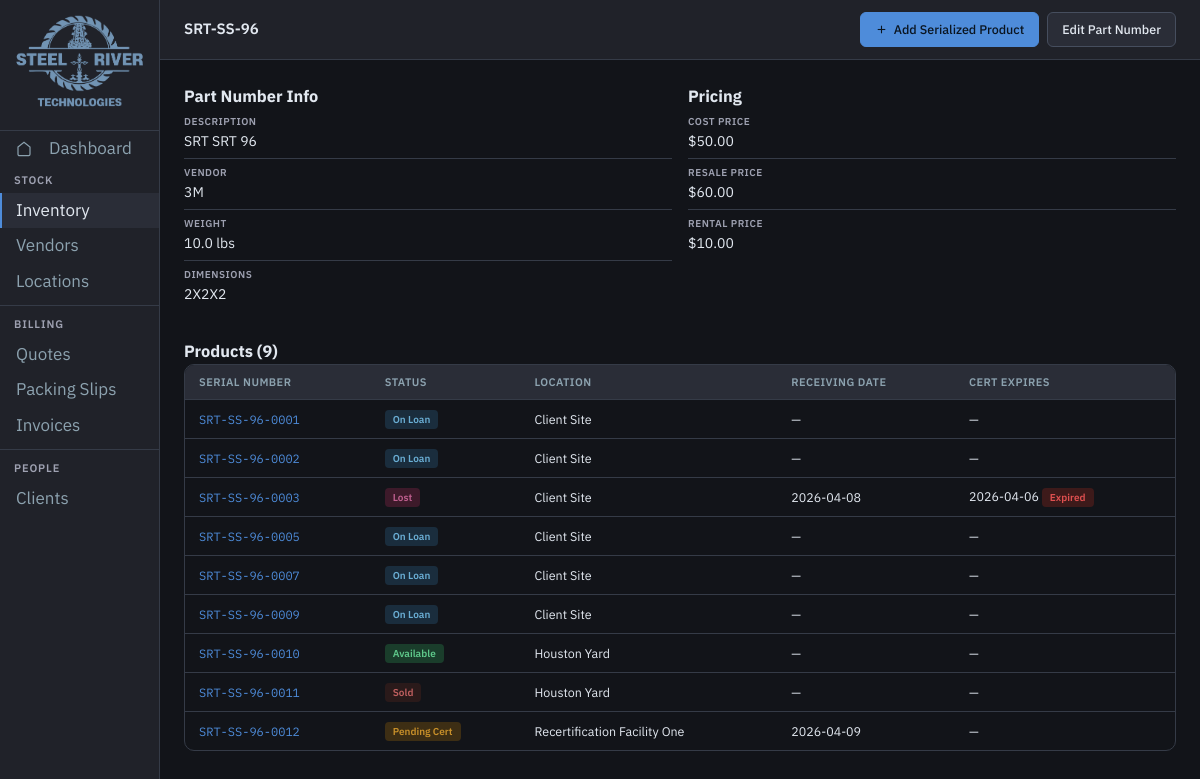
The app's page /inventory/part-number/SRT-SS-96 with its own data.
### tables this page shows
CREATE TABLE PartNumber (
    parts_number    TEXT PRIMARY KEY,
    description     TEXT,
    cost_price      REAL,
    resale_price    REAL,
    rental_price    REAL,
    weight          REAL,
    dimensions      TEXT,
    vendor_name     TEXT REFERENCES Vendor(name)
);

CREATE TABLE "Product" (
            serial_number TEXT PRIMARY KEY,
            parts_number TEXT NOT NULL,
            status TEXT,
            location TEXT,
            receiving_date TEXT,
            certification_expiration_date TEXT, mtr_filename TEXT, drawing_filename TEXT);

### app/routes/inventory.py (the view)
@router.get("/part-number/{parts_number}", response_class=HTMLResponse)
def partnumber_detail(request: Request, parts_number: str):
    db = get_db()
    partnumber = db.execute(
        """SELECT pn.*, v.name as vendor_name
           FROM PartNumber pn
           LEFT JOIN Vendor v ON pn.vendor_name = v.name
           WHERE pn.parts_number=?""",
        (parts_number,),
    ).fetchone()
    products = db.execute(
        """SELECT p.*,
           (SELECT COUNT(*) FROM Transaction_External_Items WHERE parts_number = p.serial_number) as txn_count
           FROM Product p
           WHERE p.parts_number = ?
           ORDER BY p.serial_number""",
        (parts_number,),
    ).fetchall()
    vendors = db.execute("SELECT * FROM Vendor ORDER BY name").fetchall()
    locations = db.execute("SELECT * FROM Location ORDER BY name").fetchall()
    db.close()
    from datetime import date, timedelta
    today_str = date.today().isoformat()
    today_30_str = (date.today() + timedelta(days=30)).isoformat()
    return templates.TemplateResponse(
        "inventory/partnumber_detail.html",
        {
            "request": request,
            "partnumber": partnumber,
            "products": products,
            "vendors": vendors,
            "locations": locations,
            "status_options": STATUS_OPTIONS,
            "today": today_str,
            "today_30": today_30_str,
        },
    )

### app/templates/inventory/partnumber_detail.html (shortened to what this page needs)
{% extends "base.html" %}
{% block page_title %}{{ partnumber.parts_number }}{% endblock %}
{% set active = "inventory" %}
{% block topbar_actions %}
<a href="/inventory/product/new?parts_number={{ partnumber.parts_number }}" class="btn btn-primary">
  <svg viewBox="0 0 24 24"><line x1="12" y1="5" x2="12" y2="19"/><line x1="5" y1="12" x2="19" y2="12"/></svg>
  Add Serialized Product
</a>
<a href="/inventory/part-number/{{ partnumber.parts_number }}/edit" class="btn">
  Edit Part Number
</a>
{% endblock %}
{% block content %}
<div class="detail-grid">
  <div class="detail-section">
    <h3>Part Number Info</h3>
    <div class="detail-row">
      <span class="detail-label">Description</span>
      <span>{{ partnumber.description or "—" }}</span>
    </div>
    <div class="detail-row">
      <span class="detail-label">Vendor</span>
      <span>{{ partnumber.vendor_name or "—" }}</span>
    </div>
    <div class="detail-row">
      <span class="detail-label">Weight</span>
      <span>{{ partnumber.weight ~ " lbs" if partnumber.weight else "—" }}</span>
    </div>
    <div class="detail-row">
      <span class="detail-label">Dimensions</span>
      <span>{{ partnumber.dimensions or "—" }}</span>
    </div>
  </div>
  <div class="detail-section">
    <h3>Pricing</h3>
    <div class="detail-row">
      <span class="detail-label">Cost Price</span>
      <span>${{ "%.2f"|format(partnumber.cost_price) if partnumber.cost_price else "—" }}</span>
    </div>
    <div class="detail-row">
      <span class="detail-label">Resale Price</span>
      <span>${{ "%.2f"|format(partnumber.resale_price) if partnumber.resale_price else "—" }}</span>
    </div>
    <div class="detail-row">
      <span class="detail-label">Rental Price</span>
      <span>${{ "%.2f"|format(partnumber.rental_price) if partnumber.rental_price else "—" }}</span>
    </div>
  </div>
</div>
<h3 style="margin-top: 2rem;">Products ({{ products|length }})</h3>
{% if products %}
<div class="table-wrap">
<table>
  <thead>
    <tr>
      <th>Serial Number</th>
      <th>Status</th>
      <th>Location</th>
      <th>Receiving Date</th>
      <th>Cert Expires</th>
    </tr>
  </thead>
  <tbody id="products-table-body">
    {% for p in products %}
    <tr data-status="{{ p.status }}" data-location="{{ p.location }}" data-cert="{% if p.certification_expiration_date %}{% if p.certification_expiration_date < today %}expired{% elif p.certification_expiration_date < today_30 %}expiring{% else %}yes{% endif %}{% else %}no{% endif %}" data-has-cert="{% if p.certification_expiration_date %}yes{% else %}no{% endif %}">
      <td><a href="/inventory/product/{{ p.serial_number }}" class="doc-num">{{ p.serial_number }}</a></td>
      <td>
        {% set s = p.status or "" %}
        {% if s == "Available" %}<span class="badge badge-available">{{ s }}</span>
        {% elif s == "Pending Cert" %}<span class="badge badge-pending">{{ s }}</span>
        {% elif s == "On Loan" %}<span class="badge badge-on-loan">{{ s }}</span>
        {% elif s == "Sold" %}<span class="badge badge-sold">{{ s }}</span>
        {% elif s == "Damaged" %}<span class="badge badge-damaged">{{ s }}</span>
        {% elif s == "In Repair" %}<span class="badge badge-in-repair">{{ s }}</span>
        {% elif s == "Retired / Decommissioned" %}<span class="badge badge-retired">{{ s }}</span>
        {% elif s == "Lost" %}<span class="badge badge-lost">{{ s }}</span>
        {% else %}—{% endif %}
      </td>
      <td>{{ p.location or "—" }}</td>
      <td>{{ p.receiving_date or "—" }}</td>
      <td>
        {% if p.certification_expiration_date %}
          {{ p.certification_expiration_date }}
          {% if p.certification_expiration_date < today %}
            <span class="badge" style="background:#3d1a1a;color:#e05050;">Expired</span>
          {% elif p.certification_expiration_date < today_30 %}
            <span class="badge" style="background:#3d2e14;color:#c8902a;">Expiring</span>
          {% endif %}
        {% else %}
          —
        {% endif %}
      </td>
    </tr>
    {% endfor %}
  </tbody>
</table>
</div>
{% else %}
<div class="empty-state">
  No products under this part number yet.
  <a href="/inventory/product/new?parts_number={{ partnumber.parts_number }}" style="color:var(--accent)">Add one →</a>
</div>
{% endif %}
{% endblock %}

### app/static/css/main.css (style rules this page uses)
:root { --bg: #121419; --surface: #202229; --surface2: #2a2d37; --surface3: #343844; --border: #353b47; --border2: #464e5e; --text: #e2e8f0; --text2: #8ca2af; --text3: #9ea1b1; --accent: #4e8cda; --accent2: #79ace8; --red: #c0392b; --red-light: #e05a4a; --green: #4a9e6a; --amber: #c8902a; --font: 'IBM Plex Sans', system-ui, sans-serif; --mono: 'IBM Plex Mono', monospace; --radius: 6px; --radius-lg: 10px; --shadow: 0 1px 3px rgba(0,0,0,0.4); }
*, *::before, *::after { box-sizing: border-box; margin: 0; padding: 0; }
html, body { height: 100%; background: var(--bg); color: var(--text); font-family: var(--font); font-size: 14px; line-height: 1.5; }
.btn { display: inline-flex; align-items: center; gap: 6px; padding: 7px 14px; font-size: 12.5px; font-family: var(--font); font-weight: 500; border-radius: var(--radius); cursor: pointer; border: 1px solid var(--border2); background: var(--surface2); color: var(--text); text-decoration: none; transition: all 0.12s; }
.btn-primary { background: var(--accent); border-color: var(--accent); color: #0a1520; }
.btn svg { width: 13px; height: 13px; stroke: currentColor; fill: none; stroke-width: 2; }
.table-wrap { overflow-x: auto; border: 1px solid var(--border); border-radius: var(--radius-lg); }
table { width: 100%; border-collapse: collapse; }
thead th { background: var(--surface2); color: var(--text2); font-size: 11px; font-weight: 600; letter-spacing: 0.04em; text-transform: uppercase; padding: 9px 14px; text-align: left; border-bottom: 1px solid var(--border); white-space: nowrap; }
tbody tr { border-bottom: 1px solid var(--border); transition: background 0.1s; }
tbody tr:last-child { border-bottom: none; }
tbody td { padding: 9px 14px; font-size: 12.5px; color: var(--text); vertical-align: middle; }
td a { color: var(--accent); text-decoration: none; }
.badge { display: inline-block; padding: 2px 8px; font-size: 10px; font-weight: 600; border-radius: 4px; white-space: nowrap; }
.badge-available { background: #1a3d2b; color: #5ec88a; }
.badge-pending { background: #3d2e14; color: #c8902a; }
.badge-on-loan { background: #1a2d3d; color: #6aaed4; }
.badge-sold { background: #2a1a1a; color: #c06060; }
.badge-lost { background: #3d1a2a; color: #c06090; }
.doc-num { font-family: var(--mono); font-size: 12px; color: var(--accent); }
.detail-grid { display: grid; grid-template-columns: 1fr 1fr; gap: 16px; }
.detail-row { display: flex; flex-direction: column; gap: 2px; padding: 6px 0; border-bottom: 1px solid var(--border); }
.detail-row:last-child { border-bottom: none; }
.detail-label { font-size: 10px; font-weight: 600; color: var(--text3); text-transform: uppercase; letter-spacing: 0.05em; }

### records on screen
PartNumber: parts_number "SRT-SS-96", description "SRT SRT 96", vendor_name "3M", weight "10.0 lbs", dimensions "2X2X2", cost_price "50.00", resale_price "60.00", rental_price "10.00"
Product: serial_number "SRT-SS-96-0001", status "On Loan", location "Client Site", receiving_date "—"
Product: serial_number "SRT-SS-96-0002", status "On Loan", location "Client Site", receiving_date "—"
Product: serial_number "SRT-SS-96-0003", status "Lost", location "Client Site", receiving_date "2026-04-08", certification_expiration_date "2026-04-06", shows "Expired"
Product: serial_number "SRT-SS-96-0005", status "On Loan", location "Client Site", receiving_date "—"
Product: serial_number "SRT-SS-96-0007", status "On Loan", location "Client Site", receiving_date "—"
Product: serial_number "SRT-SS-96-0009", status "On Loan", location "Client Site", receiving_date "—"
Product: serial_number "SRT-SS-96-0010", status "Available", location "Houston Yard", receiving_date "—"
Product: serial_number "SRT-SS-96-0011", status "Sold", location "Houston Yard", receiving_date "—"
Product: serial_number "SRT-SS-96-0012", status "Pending Cert", location "Recertification Facility One", receiving_date "2026-04-09"

### other values on screen
{{ products|length }} "9"
